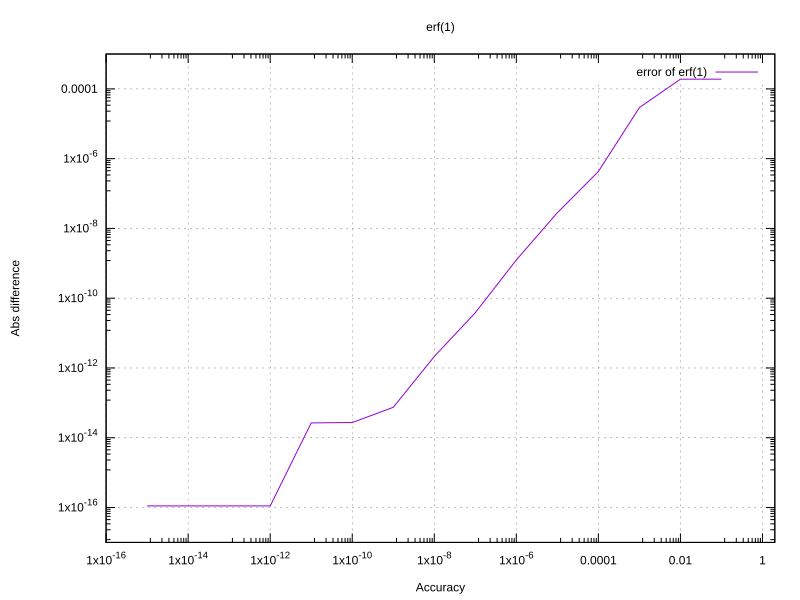

The script that drew this image:
set terminal svg background "white" size 800,600

set xlabel "Accuracy"; set ylabel "Abs difference"
set title "erf(1)"
set logscale y
set logscale x
set yrange [1e-17 : 0.001]
set xrange [1e-16 : 2]
set grid
plot "out.txt" index 1 using 1:2 with lines title "error of erf(1)"
